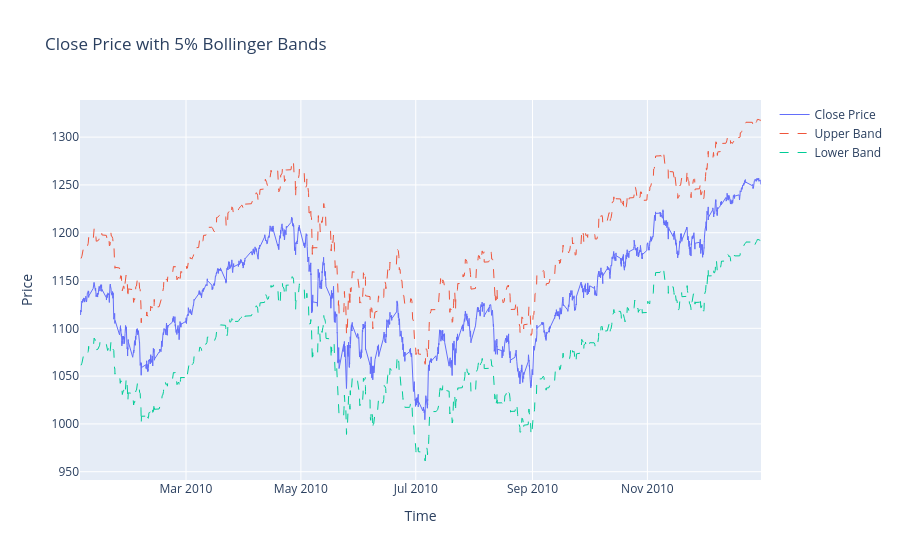

Source (notebook cell):
### Code cell
# (a)

df = dollar_bars.copy()
df = df.sort_index()

window = 24

df["rolling_mean"] = df["close"].rolling(window).mean()
df["b_upper"] = df["rolling_mean"] * 1.05
df["b_lower"] = df["rolling_mean"] * 0.95

def get_num_intersect(df):
    num_intersect = 0

    for _, row in df.dropna(subset=["b_upper", "b_lower"]).iterrows():
        open_price = row["open"]
        close_price = row["close"]
        upper = row["b_upper"]
        lower = row["b_lower"]

        crosses_upper = open_price < upper and close_price > upper
        crosses_lower = open_price > lower and close_price < lower

        if crosses_upper or crosses_lower:
            num_intersect += 1

    return num_intersect

print("Total number of intersections:", get_num_intersect(df))


fig = go.Figure()
fig.add_trace(go.Scatter(x=df.index, y=df["close"], line=dict(width=1),name="Close Price"))
fig.add_trace(go.Scatter(x=df.index, y=df["b_upper"], line=dict(width=1, dash="dash"), name="Upper Band"))
fig.add_trace(go.Scatter(x=df.index, y=df["b_lower"], line=dict(width=1, dash="dash"), name="Lower Band"))
fig.update_layout(title="Close Price with 5% Bollinger Bands", xaxis_title="Time", yaxis_title="Price")
fig.show()

'''
As the plot shows, in 2010, no Bollinger band crossings
'''

### Figure 1 — Plotly figure (JSON) as saved in the notebook; plotly's stock layout.template omitted (floating-point values rounded to 4 significant figures; data arrays with more than 128 entries replaced by an {"elided": "..."} marker saying what was removed)
{"data": [{"line": {"width": 1}, "name": "Close Price", "type": "scatter", "x": {"elided": "15139 str values"}, "y": {"elided": "15139 float values"}}, {"line": {"dash": "dash", "width": 1}, "name": "Upper Band", "type": "scatter", "x": {"elided": "15139 str values"}, "y": {"elided": "15139 float values"}}, {"line": {"dash": "dash", "width": 1}, "name": "Lower Band", "type": "scatter", "x": {"elided": "15139 str values"}, "y": {"elided": "15139 float values"}}], "layout": {"title": {"text": "Close Price with 5% Bollinger Bands"}, "xaxis": {"title": {"text": "Time"}}, "yaxis": {"title": {"text": "Price"}}}}
